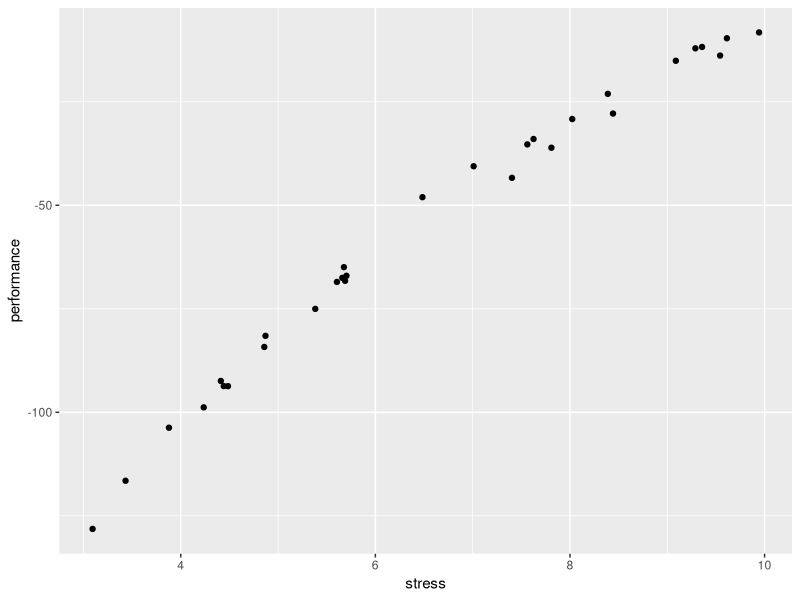

R code for this plot:
library(tidyverse)

set.seed(1)

n <- 30
df <- tibble(
    stress = runif(n, 3, 10),
    performance = -(1.2 * stress - 15)^2 + rnorm(n, 0, 3)
)

ggplot(df, aes(stress, performance)) +
    geom_point()

write_csv(df, path = 'stress_performance.csv')
